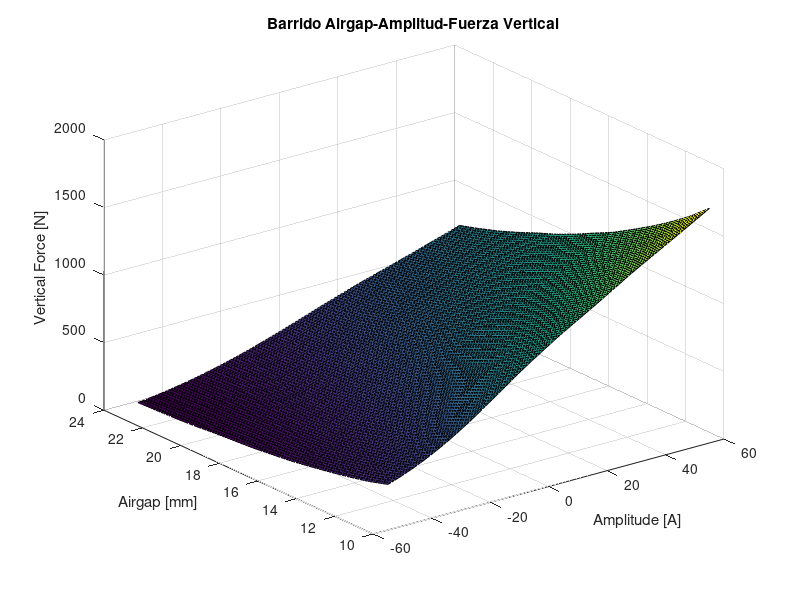
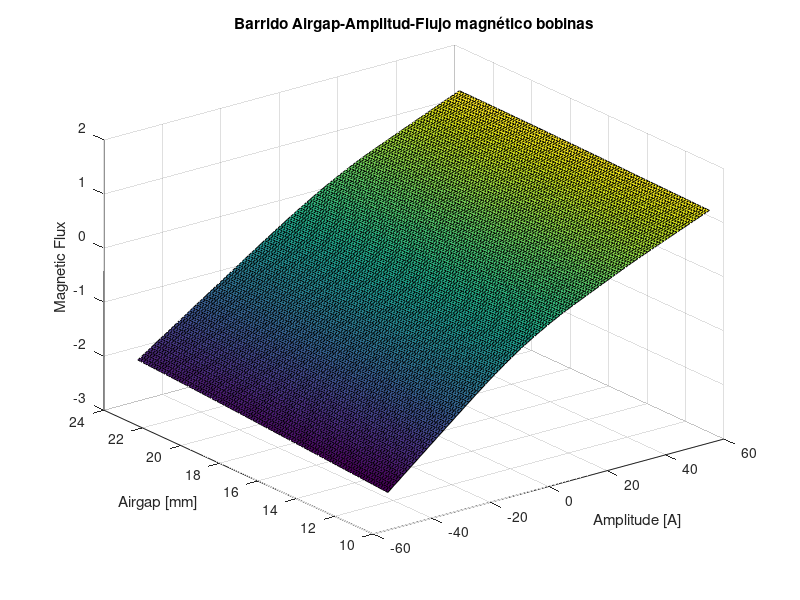

Write MATLAB code to recreate these figures, in order. (Note: this script raises an error after producing the figures.)
load('hems.mat')

%% Fuerza vertical

figure
surf(hems.Airgap,hems.Current,hems.Force_Vertical);

xlabel('Amplitude [A]')
ylabel('Airgap [mm]')
zlabel('Vertical Force [N]')
title('Barrido Airgap-Amplitud-Fuerza Vertical')

%% Flujo magnetico

figure
surf(hems.Airgap,hems.Current,hems.Flux);

xlabel('Amplitude [A]')
ylabel('Airgap [mm]')
zlabel('Magnetic Flux')
title('Barrido Airgap-Amplitud-Flujo magnético bobinas')

%% Inductancia 

figure
surf(hems.Airgap,hems.Current(2:99),hems.Inductance);

xlabel('Amplitude [A]')
ylabel('Airgap [mm]')
zlabel('Inductance [H]')
title('Cálculo Airgap-Amplitud-Inductancias')